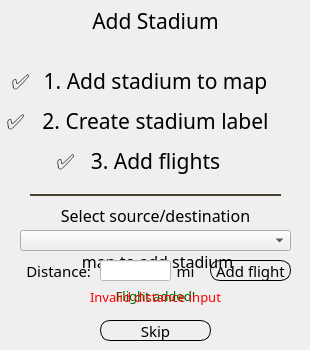
    <widget class="QWidget" name="addStadPage2">
     <widget class="QLabel" name="addStadLabel2">
      <property name="geometry">
       <rect>
        <x>10</x>
        <y>0</y>
        <width>291</width>
        <height>41</height>
       </rect>
      </property>
      <property name="font">
       <font>
        <family>Arial Rounded MT Bold</family>
        <pointsize>16</pointsize>
        <weight>50</weight>
        <italic>false</italic>
        <bold>false</bold>
       </font>
      </property>
      <property name="styleSheet">
       <string notr="true">background-color: transparent;
</string>
      </property>
      <property name="text">
       <string>Add Stadium</string>
      </property>
      <property name="alignment">
       <set>Qt::AlignCenter</set>
      </property>
     </widget>
     <widget class="QLabel" name="addStadToMapLabel">
      <property name="geometry">
       <rect>
        <x>30</x>
        <y>60</y>
        <width>251</width>
        <height>41</height>
       </rect>
      </property>
      <property name="font">
       <font>
        <family>Arial Rounded MT Bold</family>
        <pointsize>16</pointsize>
        <weight>50</weight>
        <italic>false</italic>
        <bold>false</bold>
       </font>
      </property>
      <property name="styleSheet">
       <string notr="true">background-color: transparent;
</string>
      </property>
      <property name="text">
       <string>1. Add stadium to map</string>
      </property>
      <property name="alignment">
       <set>Qt::AlignCenter</set>
      </property>
     </widget>
     <widget class="QLabel" name="addStadCreateLabelLabel">
      <property name="geometry">
       <rect>
        <x>40</x>
        <y>100</y>
        <width>231</width>
        <height>41</height>
       </rect>
      </property>
      <property name="font">
       <font>
        <family>Arial Rounded MT Bold</family>
        <pointsize>16</pointsize>
        <weight>50</weight>
        <italic>false</italic>
        <bold>false</bold>
       </font>
      </property>
      <property name="styleSheet">
       <string notr="true">background-color: transparent;
</string>
      </property>
      <property name="text">
       <string>2. Create stadium label</string>
      </property>
      <property name="alignment">
       <set>Qt::AlignCenter</set>
      </property>
     </widget>
     <widget class="QLabel" name="addStadAddFlightsLabel">
      <property name="geometry">
       <rect>
        <x>70</x>
        <y>140</y>
        <width>171</width>
        <height>41</height>
       </rect>
      </property>
      <property name="font">
       <font>
        <family>Arial Rounded MT Bold</family>
        <pointsize>16</pointsize>
        <weight>50</weight>
        <italic>false</italic>
        <bold>false</bold>
       </font>
      </property>
      <property name="styleSheet">
       <string notr="true">background-color: transparent;
</string>
      </property>
      <property name="text">
       <string>3. Add flights</string>
      </property>
      <property name="alignment">
       <set>Qt::AlignCenter</set>
      </property>
     </widget>
     <widget class="Line" name="planTripLine_2">
      <property name="geometry">
       <rect>
        <x>30</x>
        <y>180</y>
        <width>251</width>
        <height>31</height>
       </rect>
      </property>
      <property name="styleSheet">
       <string notr="true">color: rgb(72, 63, 48);</string>
      </property>
      <property name="frameShadow">
       <enum>QFrame::Plain</enum>
      </property>
      <property name="lineWidth">
       <number>2</number>
      </property>
      <property name="orientation">
       <enum>Qt::Horizontal</enum>
      </property>
     </widget>
     <widget class="QLabel" name="addStadInstructLabel">
      <property name="geometry">
       <rect>
        <x>10</x>
        <y>220</y>
        <width>291</width>
        <height>61</height>
       </rect>
      </property>
      <property name="font">
       <font>
        <family>Arial Rounded MT Bold</family>
        <pointsize>12</pointsize>
        <weight>50</weight>
        <italic>false</italic>
        <bold>false</bold>
       </font>
      </property>
      <property name="styleSheet">
       <string notr="true">background-color: transparent;
</string>
      </property>
      <property name="text">
       <string>Click on a location on the
 map to add stadium</string>
      </property>
      <property name="alignment">
       <set>Qt::AlignCenter</set>
      </property>
     </widget>
     <widget class="QPushButton" name="addStadSkipPush">
      <property name="geometry">
       <rect>
        <x>100</x>
        <y>320</y>
        <width>111</width>
        <height>21</height>
       </rect>
      </property>
      <property name="font">
       <font>
        <family>Arial Rounded MT Bold</family>
        <pointsize>11</pointsize>
       </font>
      </property>
      <property name="cursor">
       <cursorShape>PointingHandCursor</cursorShape>
      </property>
      <property name="styleSheet">
       <string notr="true">QPushButton
{
	border: 1px;
	border-radius: 10px;
	border-style: outset;
}

QPushButton:hover
{
	background-color: rgb(255, 221, 170);
}

QPushButton:pressed
{
	background-color: rgb(212, 185, 141);
}</string>
      </property>
      <property name="text">
       <string>Skip</string>
      </property>
     </widget>
     <widget class="QLabel" name="addStadCheckedLabel1">
      <property name="geometry">
       <rect>
        <x>0</x>
        <y>60</y>
        <width>41</width>
        <height>41</height>
       </rect>
      </property>
      <property name="font">
       <font>
        <family>Arial Rounded MT Bold</family>
        <pointsize>16</pointsize>
        <weight>50</weight>
        <italic>false</italic>
        <bold>false</bold>
       </font>
      </property>
      <property name="styleSheet">
       <string notr="true">background-color: transparent;
</string>
      </property>
      <property name="text">
       <string>✅</string>
      </property>
      <property name="alignment">
       <set>Qt::AlignCenter</set>
      </property>
     </widget>
     <widget class="QLabel" name="addStadCheckedLabel2">
      <property name="geometry">
       <rect>
        <x>0</x>
        <y>100</y>
        <width>31</width>
        <height>41</height>
       </rect>
      </property>
      <property name="font">
       <font>
        <family>Arial Rounded MT Bold</family>
        <pointsize>16</pointsize>
        <weight>50</weight>
        <italic>false</italic>
        <bold>false</bold>
       </font>
      </property>
      <property name="styleSheet">
       <string notr="true">background-color: transparent;
</string>
      </property>
      <property name="text">
       <string>✅</string>
      </property>
      <property name="alignment">
       <set>Qt::AlignCenter</set>
      </property>
     </widget>
     <widget class="QLabel" name="addStadCheckedLabel3">
      <property name="geometry">
       <rect>
        <x>50</x>
        <y>140</y>
        <width>31</width>
        <height>41</height>
       </rect>
      </property>
      <property name="font">
       <font>
        <family>Arial Rounded MT Bold</family>
        <pointsize>16</pointsize>
        <weight>50</weight>
        <italic>false</italic>
        <bold>false</bold>
       </font>
      </property>
      <property name="styleSheet">
       <string notr="true">background-color: transparent;
</string>
      </property>
      <property name="text">
       <string>✅</string>
      </property>
      <property name="alignment">
       <set>Qt::AlignCenter</set>
      </property>
     </widget>
     <widget class="QLabel" name="addStadSelectSrcLabel">
      <property name="geometry">
       <rect>
        <x>10</x>
        <y>200</y>
        <width>291</width>
        <height>31</height>
       </rect>
      </property>
      <property name="font">
       <font>
        <family>Arial Rounded MT Bold</family>
        <pointsize>12</pointsize>
        <weight>50</weight>
        <italic>false</italic>
        <bold>false</bold>
       </font>
      </property>
      <property name="styleSheet">
       <string notr="true">background-color: transparent;
</string>
      </property>
      <property name="text">
       <string>Select source/destination</string>
      </property>
      <property name="alignment">
       <set>Qt::AlignCenter</set>
      </property>
     </widget>
     <widget class="QComboBox" name="addStadSelectSrcCombo">
      <property name="geometry">
       <rect>
        <x>20</x>
        <y>230</y>
        <width>271</width>
        <height>21</height>
       </rect>
      </property>
      <property name="font">
       <font>
        <family>Arial Rounded MT Bold</family>
        <pointsize>10</pointsize>
       </font>
      </property>
     </widget>
     <widget class="QLabel" name="addStadSrcDistanceLabel">
      <property name="geometry">
       <rect>
        <x>20</x>
        <y>260</y>
        <width>71</width>
        <height>21</height>
       </rect>
      </property>
      <property name="font">
       <font>
        <family>Arial Rounded MT Bold</family>
        <pointsize>11</pointsize>
        <weight>50</weight>
        <italic>false</italic>
        <bold>false</bold>
       </font>
      </property>
      <property name="styleSheet">
       <string notr="true">background-color: transparent;
</string>
      </property>
      <property name="text">
       <string>Distance:</string>
      </property>
      <property name="alignment">
       <set>Qt::AlignRight|Qt::AlignTrailing|Qt::AlignVCenter</set>
      </property>
     </widget>
     <widget class="QLineEdit" name="addStadSrcDistLineEdit">
      <property name="geometry">
       <rect>
        <x>100</x>
        <y>260</y>
        <width>71</width>
        <height>21</height>
       </rect>
      </property>
      <property name="font">
       <font>
        <family>Arial Rounded MT Bold</family>
        <pointsize>10</pointsize>
       </font>
      </property>
      <property name="styleSheet">
       <string notr="true">background-color: rgb(255, 255, 255);</string>
      </property>
     </widget>
     <widget class="QPushButton" name="addStadAddFlightPush">
      <property name="geometry">
       <rect>
        <x>210</x>
        <y>260</y>
        <width>81</width>
        <height>21</height>
       </rect>
      </property>
      <property name="font">
       <font>
        <family>Arial Rounded MT Bold</family>
        <pointsize>11</pointsize>
       </font>
      </property>
      <property name="cursor">
       <cursorShape>PointingHandCursor</cursorShape>
      </property>
      <property name="styleSheet">
       <string notr="true">QPushButton
{
	border: 1px;
	border-radius: 10px;
	border-style: outset;
}

QPushButton:hover
{
	background-color: rgb(255, 221, 170);
}

QPushButton:pressed
{
	background-color: rgb(212, 185, 141);
}</string>
      </property>
      <property name="text">
       <string>Add flight</string>
      </property>
     </widget>
     <widget class="QLabel" name="addStadAddFlightMilesLabel">
      <property name="geometry">
       <rect>
        <x>170</x>
        <y>260</y>
        <width>31</width>
        <height>21</height>
       </rect>
      </property>
      <property name="font">
       <font>
        <family>Arial Rounded MT Bold</family>
        <pointsize>11</pointsize>
        <weight>50</weight>
        <italic>false</italic>
        <bold>false</bold>
       </font>
      </property>
      <property name="styleSheet">
       <string notr="true">background-color: transparent;
</string>
      </property>
      <property name="text">
       <string>mi</string>
      </property>
      <property name="alignment">
       <set>Qt::AlignCenter</set>
      </property>
     </widget>
     <widget class="QLabel" name="addStadFlightAddedLabel">
      <property name="geometry">
       <rect>
        <x>60</x>
        <y>280</y>
        <width>191</width>
        <height>31</height>
       </rect>
      </property>
      <property name="font">
       <font>
        <family>Arial Rounded MT Bold</family>
        <pointsize>10</pointsize>
        <weight>50</weight>
        <italic>false</italic>
        <bold>false</bold>
       </font>
      </property>
      <property name="styleSheet">
       <string notr="true">QLabel
{
	color: darkGreen;
	background-color: transparent;
}</string>
      </property>
      <property name="text">
       <string>Flight added!</string>
      </property>
      <property name="alignment">
       <set>Qt::AlignCenter</set>
      </property>
      <property name="wordWrap">
       <bool>true</bool>
      </property>
     </widget>
     <widget class="QLabel" name="addStadAddFlightBadInputLabel">
      <property name="geometry">
       <rect>
        <x>60</x>
        <y>281</y>
        <width>191</width>
        <height>31</height>
       </rect>
      </property>
      <property name="font">
       <font>
        <family>Arial Rounded MT Bold</family>
        <pointsize>10</pointsize>
        <weight>50</weight>
        <italic>false</italic>
        <bold>false</bold>
       </font>
      </property>
      <property name="styleSheet">
       <string notr="true">QLabel
{
	background-color: transparent;
	color: red;
}</string>
      </property>
      <property name="text">
       <string>Invalid distance input</string>
      </property>
      <property name="alignment">
       <set>Qt::AlignCenter</set>
      </property>
     </widget>
    </widget>
